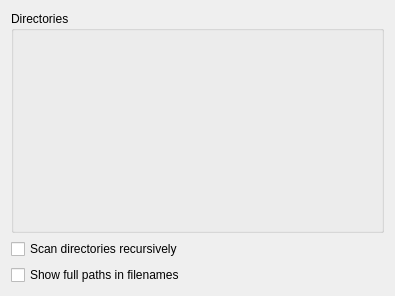
<ui version="4.0" >
 <class>RomBrowserSettings</class>
 <widget class="QWidget" name="RomBrowserSettings" >
  <property name="geometry" >
   <rect>
    <x>0</x>
    <y>0</y>
    <width>395</width>
    <height>296</height>
   </rect>
  </property>
  <property name="windowTitle" >
   <string>Form</string>
  </property>
  <layout class="QVBoxLayout" name="verticalLayout_2" >
   <item>
    <widget class="QGroupBox" name="groupBox" >
     <property name="title" >
      <string>Directories</string>
     </property>
     <layout class="QVBoxLayout" name="verticalLayout" >
      <item>
       <widget class="RomDirectoriesListWidget" native="1" name="kcfg_RomDirectories" />
      </item>
     </layout>
    </widget>
   </item>
   <item>
    <widget class="QCheckBox" name="kcfg_ScanDirectoriesRecursively" >
     <property name="text" >
      <string>Scan directories recursively</string>
     </property>
    </widget>
   </item>
   <item>
    <widget class="QCheckBox" name="kcfg_ShowFullPathsInFilenames" >
     <property name="text" >
      <string>Show full paths in filenames</string>
     </property>
    </widget>
   </item>
  </layout>
 </widget>
 <customwidgets>
  <customwidget>
   <class>RomDirectoriesListWidget</class>
   <extends>QWidget</extends>
   <header>romdirectorieslistwidget.h</header>
   <container>1</container>
  </customwidget>
 </customwidgets>
 <resources/>
 <connections/>
</ui>
